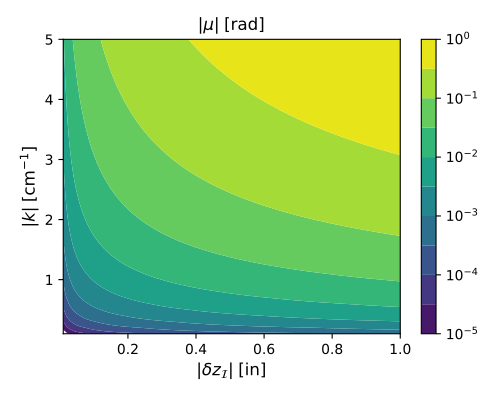

Source code (Python):
import numpy as np
import matplotlib.pyplot as plt
from matplotlib.colors import LogNorm


in2m = 0.0254

# System magnification
M = 0.08

# Probe beam
lambda0 = 10.6e-6           # [lambda0] = m
k0 = 2 * np.pi / lambda0    # [k0] = m^{-1}

# Wavenumber computational grid
dk = 10     # [dk] = m^{-1}
kmax = 5e2  # [kmax] = m^{-1}

# Misalignment computational grid
ddz = 0.01    # [ddz] = in
dz_max = 1.   # [dz_max] = in

fontsize = 12


if __name__ == '__main__':
    # 1d computational grid
    dz = np.arange(ddz, dz_max + ddz, ddz) * in2m  # [dz] = m
    k = np.arange(dk, kmax + dk, dk)                # [k] = m

    # 2d computational grid
    dzdz, kk = np.meshgrid(dz, k)

    # Wavenumber-dependent phase shift
    mu = ((kk ** 2) / (2 * (M ** 2) * k0)) * dzdz

    plt.figure()
    levels = np.logspace(-5, 0, 11)
    C = plt.contourf(
        dzdz / in2m, kk * 1e-2, mu,
        levels,
        norm=LogNorm())
    plt.colorbar(C)
    plt.xlabel(
        r'$|\delta z_{\mathcal{I}}| \; [\mathrm{in}]$',
        fontsize=fontsize)
    plt.ylabel(
        r'$|k| \; [\mathrm{cm}^{-1}]$',
        fontsize=fontsize)
    plt.title(r'$|\mu| \; [\mathrm{rad}]$')
    plt.show()
